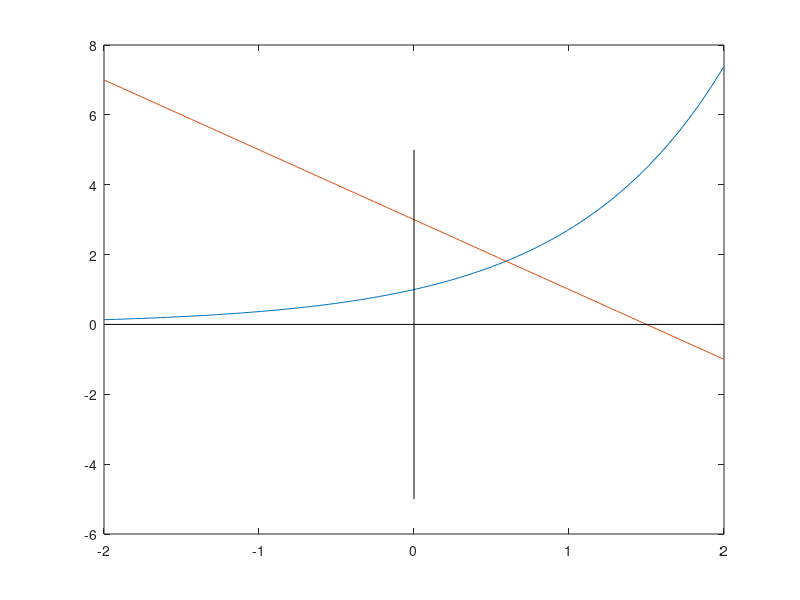

Write the MATLAB code that produced this figure. (Note: this script raises an error after producing the figure.)
% L0125105_Lazuardi Akbar Imani
x = linspace(-2, 2);
f1 = @(x) exp(x);
f2 = @(x) -2*x + 3;
y1 = f1(x);
y2 = f2(x);
plot(x, y1, x, y2)
line([-2, 2], [0, 0], 'color', 'k') 
line([0, 0], [-5, 5], 'color', 'k') 
gtext('y_1 = e^x')
gtext('y_2 = -2x + 3')
gtext('Akar')
